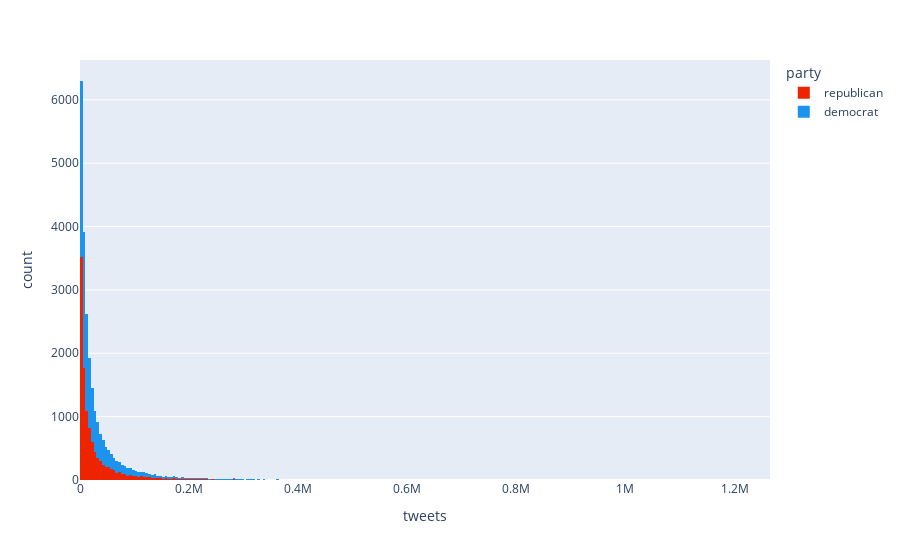

The cell this chart's notebook holds for it:
### Markdown cell above
### Tweet Count per User Distribution

### Code cell
px.histogram(rd_users, x='tweets', color='party', color_discrete_map=color_scheme)

### Figure 1 — Plotly figure (JSON) as saved in the notebook; plotly's stock layout.template omitted (floating-point values rounded to 4 significant figures; data arrays with more than 128 entries replaced by an {"elided": "..."} marker saying what was removed)
{"data": [{"alignmentgroup": "True", "bingroup": "x", "hovertemplate": "party=republican<br>tweets=%{x}<br>count=%{y}<extra></extra>", "legendgroup": "republican", "marker": {"color": "#ee2400", "pattern": {"shape": ""}}, "name": "republican", "offsetgroup": "republican", "orientation": "v", "showlegend": true, "type": "histogram", "x": {"elided": "11374 int values"}, "xaxis": "x", "yaxis": "y"}, {"alignmentgroup": "True", "bingroup": "x", "hovertemplate": "party=democrat<br>tweets=%{x}<br>count=%{y}<extra></extra>", "legendgroup": "democrat", "marker": {"color": "#1c94ed", "pattern": {"shape": ""}}, "name": "democrat", "offsetgroup": "democrat", "orientation": "v", "showlegend": true, "type": "histogram", "x": {"elided": "13612 int values"}, "xaxis": "x", "yaxis": "y"}], "layout": {"barmode": "relative", "legend": {"title": {"text": "party"}, "tracegroupgap": 0}, "margin": {"t": 60}, "xaxis": {"anchor": "y", "domain": [0, 1], "title": {"text": "tweets"}}, "yaxis": {"anchor": "x", "domain": [0, 1], "title": {"text": "count"}}}}
